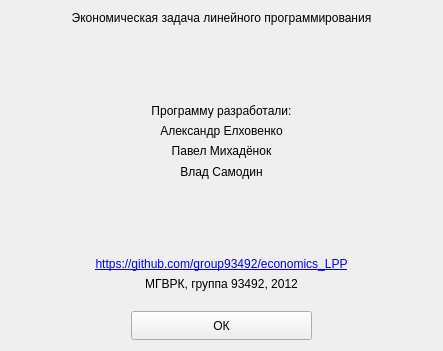
<?xml version="1.0" encoding="UTF-8"?>
<ui version="4.0">
 <class>AboutDialog</class>
 <widget class="QWidget" name="AboutDialog">
  <property name="geometry">
   <rect>
    <x>0</x>
    <y>0</y>
    <width>443</width>
    <height>351</height>
   </rect>
  </property>
  <property name="windowTitle">
   <string>О программе</string>
  </property>
  <layout class="QVBoxLayout" name="verticalLayout_2">
   <item>
    <layout class="QVBoxLayout" name="verticalLayout" stretch="1,5,1,1,1,1,5,0,1,1,2">
     <item>
      <widget class="QLabel" name="label_5">
       <property name="text">
        <string>Экономическая задача линейного программирования</string>
       </property>
       <property name="alignment">
        <set>Qt::AlignCenter</set>
       </property>
      </widget>
     </item>
     <item>
      <spacer name="verticalSpacer">
       <property name="orientation">
        <enum>Qt::Vertical</enum>
       </property>
       <property name="sizeHint" stdset="0">
        <size>
         <width>20</width>
         <height>40</height>
        </size>
       </property>
      </spacer>
     </item>
     <item>
      <widget class="QLabel" name="label">
       <property name="text">
        <string>Программу разработали:</string>
       </property>
       <property name="alignment">
        <set>Qt::AlignCenter</set>
       </property>
      </widget>
     </item>
     <item>
      <widget class="QLabel" name="label_2">
       <property name="text">
        <string>Александр Елховенко</string>
       </property>
       <property name="alignment">
        <set>Qt::AlignCenter</set>
       </property>
      </widget>
     </item>
     <item>
      <widget class="QLabel" name="label_3">
       <property name="text">
        <string>Павел Михадёнок</string>
       </property>
       <property name="alignment">
        <set>Qt::AlignCenter</set>
       </property>
      </widget>
     </item>
     <item>
      <widget class="QLabel" name="label_4">
       <property name="text">
        <string>Влад Самодин</string>
       </property>
       <property name="alignment">
        <set>Qt::AlignCenter</set>
       </property>
      </widget>
     </item>
     <item>
      <spacer name="verticalSpacer_2">
       <property name="orientation">
        <enum>Qt::Vertical</enum>
       </property>
       <property name="sizeHint" stdset="0">
        <size>
         <width>20</width>
         <height>40</height>
        </size>
       </property>
      </spacer>
     </item>
     <item>
      <widget class="QLabel" name="label_6">
       <property name="text">
        <string>&lt;a href=&quot;https://github.com/group93492/economics_LPP&quot;&gt;https://github.com/group93492/economics_LPP&lt;/a&gt;</string>
       </property>
       <property name="alignment">
        <set>Qt::AlignCenter</set>
       </property>
       <property name="openExternalLinks">
        <bool>true</bool>
       </property>
      </widget>
     </item>
     <item>
      <widget class="QLabel" name="label_7">
       <property name="text">
        <string>МГВРК, группа 93492, 2012</string>
       </property>
       <property name="alignment">
        <set>Qt::AlignCenter</set>
       </property>
      </widget>
     </item>
     <item>
      <spacer name="verticalSpacer_3">
       <property name="orientation">
        <enum>Qt::Vertical</enum>
       </property>
       <property name="sizeHint" stdset="0">
        <size>
         <width>20</width>
         <height>40</height>
        </size>
       </property>
      </spacer>
     </item>
     <item>
      <layout class="QHBoxLayout" name="horizontalLayout">
       <property name="leftMargin">
        <number>120</number>
       </property>
       <property name="rightMargin">
        <number>120</number>
       </property>
       <item>
        <widget class="QPushButton" name="pushButton">
         <property name="sizePolicy">
          <sizepolicy hsizetype="Minimum" vsizetype="Minimum">
           <horstretch>0</horstretch>
           <verstretch>0</verstretch>
          </sizepolicy>
         </property>
         <property name="text">
          <string>ОК</string>
         </property>
        </widget>
       </item>
      </layout>
     </item>
    </layout>
   </item>
  </layout>
 </widget>
 <resources/>
 <connections/>
</ui>
